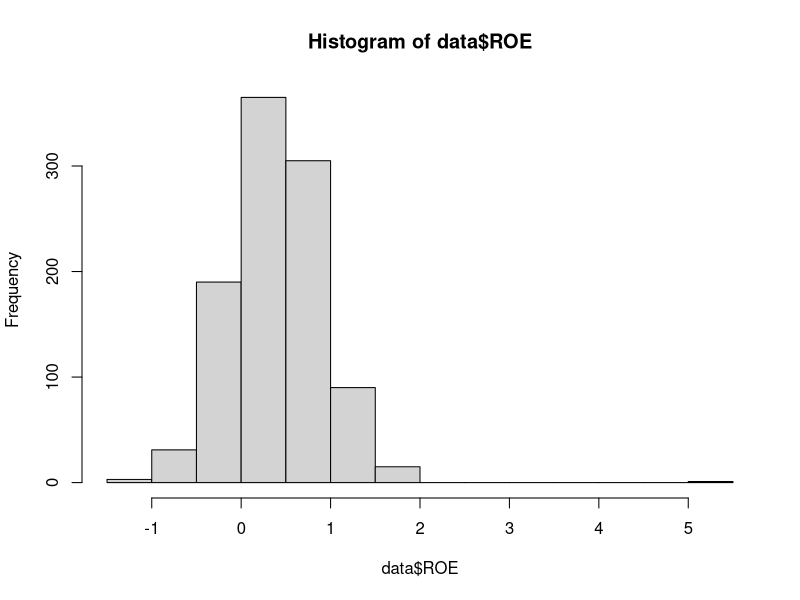

Here is the R script that generated this plot:
## ---- chunk 1
rm(list=ls())  # 清理工作空间
options(max.print = 1000)  # 设置打印长度
## ---- chunk 2
data <- read.csv("data/data_LinearRegression.csv")
## ---- chunk 3
head(data)  # 数据预览
## ---- chunk 4
str(data)  # all variables
## ---- chunk 5
summary(data)  # basic descriptive statistics
## ---- chunk 6
hist(data$ROE)
